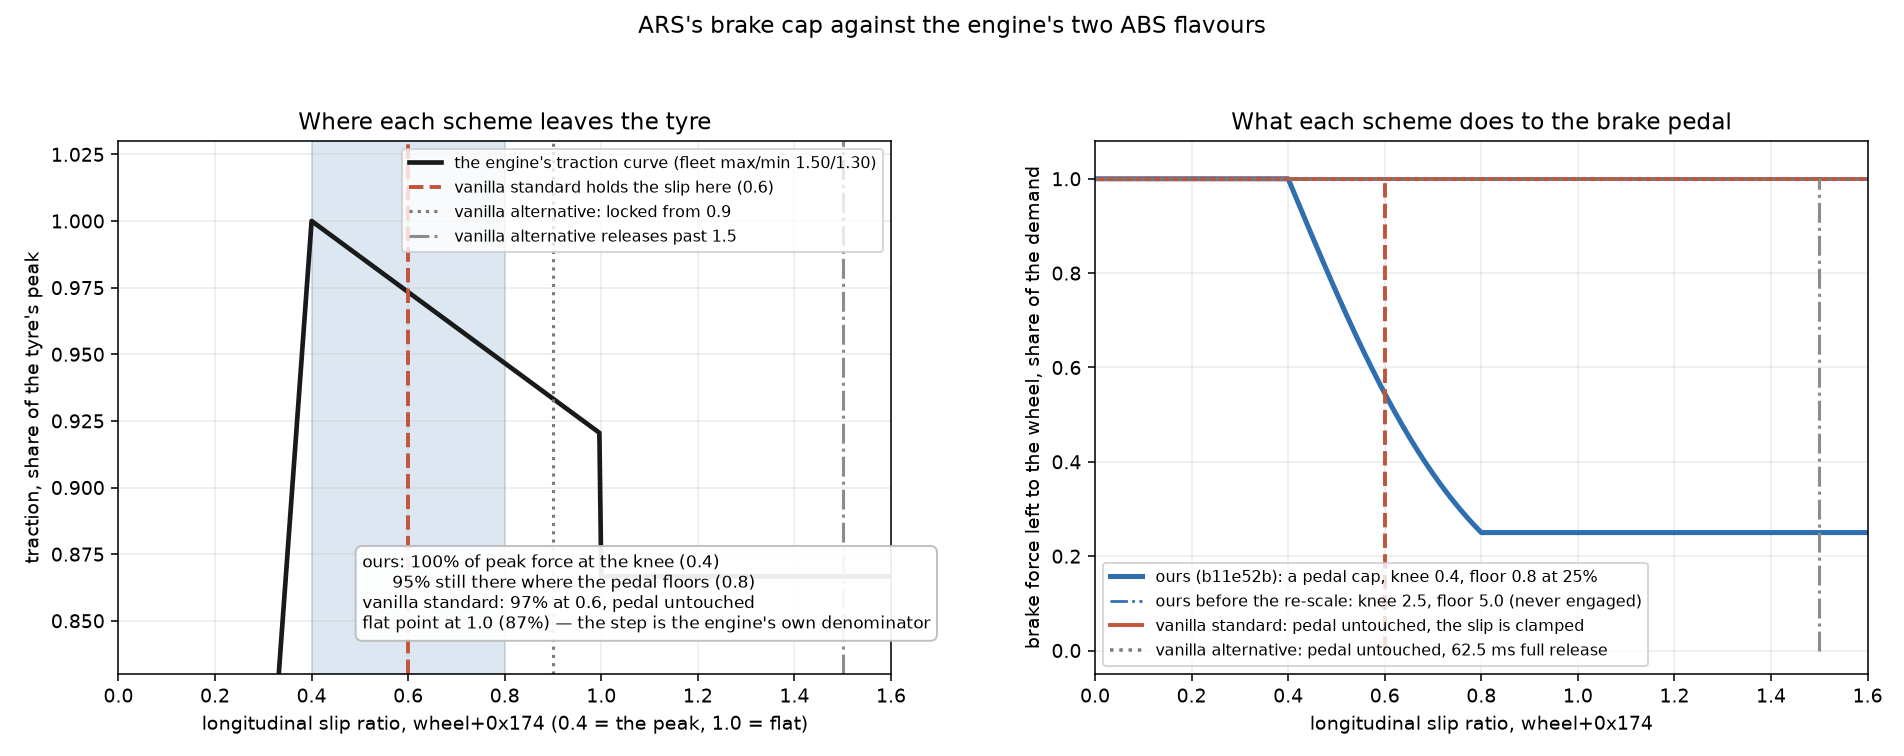

Recreate this plot in Python.
# Question: how does ARS's brake cap compare with the engine's two ABS flavours?
# Run: py "docs\abs-comparison.py"   (writes docs\abs-comparison.png and prints the numbers)
#
# All three are policies over the same quantity: the per-wheel longitudinal slip ratio the tyre
# publishes at wheel+0x174, where 0.4 is the traction peak and 1.0 is the flat point (the curve
# is indexed at field x sfTractionMinAngle with its peak at argument 1.0, wheel.cpp:4465/4497).
#
#   ours (b11e52b)      a proportional cap on the brake pedal: 1.00 at the peak, floored at 0.25
#                       one span later at twice the peak (Racer.cs, AbsKneeSlip / AbsFloorSlip).
#   vanilla standard    WF_ABS, the clamp every fleet car carries via MF_ABS_STD: the modelled
#                       brake slip is held at sfBrakeRatioLimitAbs x sfTractionMinAngleInv = 1.5 x
#                       0.4 = 0.6 while above 5 m/s (wheel.cpp:4580-4599, :4142-4146). The pedal
#                       is untouched.
#   vanilla alternative WF_ABS_ALT (MF_ABS_ALT_STD, on none of the 41 fleet cars): nothing until
#                       the wheel is already locked (slip > 0.9), then a full brake release for
#                       sfBrakeAbsTimer = 62.5 ms once the slip passes sfBrakeAbsLimit = 1.5
#                       (wheel.cpp:5268-5277, released at :3915).
import math
import matplotlib
matplotlib.use("Agg")
import matplotlib.pyplot as plt

PEAK, FLAT = 0.4, 1.0          # in the field: sfTractionPeakAngle / sfTractionMinAngle, and 1.0
MAX, MIN = 1.5, 1.3            # a fleet car's fTractionCurveMax / fTractionCurveMin

KNEE, SPAN, FLOOR = 0.4, 0.4, 0.25     # ours: AbsKneeSlip, the span, AbsBrakeFloor
VANILLA_STD_CLAMP = 1.5 * 0.4          # sfBrakeRatioLimitAbs x sfTractionMinAngleInv
VANILLA_ALT_LOCK = 0.9                 # the engine's own skid/lock line, in the field
VANILLA_ALT_RELEASE = 1.5              # sfBrakeAbsLimit, compared against the raw field


def coefficient(slip):
    argument = slip / PEAK
    if argument < 1.0:
        return MAX * argument
    if argument < 2.5:
        return MAX + (MIN - MAX) * (argument - 1.0) / 2.5
    return MIN


def ours(slip):
    if slip <= KNEE:
        return 1.0
    share = min(1.0, math.tanh((slip - KNEE) / SPAN) / math.tanh(1.0))
    return 1.0 - share * (1.0 - FLOOR)


def ours_old(slip):
    knee, floor_slip, floor = 2.5, 5.0, 0.25
    if slip <= knee:
        return 1.0
    share = min(1.0, math.tanh((slip - knee) / (floor_slip - knee)) / math.tanh(1.0))
    return 1.0 - share * (1.0 - floor)


for slip in (PEAK, VANILLA_STD_CLAMP, KNEE + SPAN, FLAT, 1.5):
    print("slip %.2f (%3.0f%% of the peak): traction %5.2f = %3.0f%% of the peak%s" % (
        slip, 100.0 * slip / PEAK, coefficient(slip), 100.0 * coefficient(slip) / MAX,
        "  <- ours floors the brake here" if abs(slip - (KNEE + SPAN)) < 1e-9 else ""))

figure, (left, right) = plt.subplots(1, 2, figsize=(13.6, 5.4))

slips = [i * 1.6 / 400.0 for i in range(401)]
left.plot(slips, [coefficient(s) / MAX for s in slips], color="#1a1a1a", linewidth=2.4,
          label="the engine's traction curve (fleet max/min 1.50/1.30)")
left.axvspan(KNEE, KNEE + SPAN, color="#2f6fb0", alpha=0.16)
left.axvline(VANILLA_STD_CLAMP, color="#c2543a", linewidth=2.0, linestyle="--",
             label="vanilla standard holds the slip here (0.6)")
left.axvline(VANILLA_ALT_LOCK, color="#7a7a7a", linewidth=1.6, linestyle=":",
             label="vanilla alternative: locked from 0.9")
left.axvline(VANILLA_ALT_RELEASE, color="#8c8c8c", linewidth=1.6, linestyle="-.",
             label="vanilla alternative releases past 1.5")
left.text(0.505, 0.845,
          "ours: 100% of peak force at the knee (0.4)\n"
          "      95% still there where the pedal floors (0.8)\n"
          "vanilla standard: 97% at 0.6, pedal untouched\n"
          "flat point at 1.0 (87%) — the step is the engine's own denominator",
          fontsize=8.6, va="bottom", ha="left",
          bbox=dict(boxstyle="round,pad=0.4", facecolor="white", edgecolor="#bbbbbb", alpha=0.92))
left.set_title("Where each scheme leaves the tyre")
left.set_xlabel("longitudinal slip ratio, wheel+0x174 (0.4 = the peak, 1.0 = flat)")
left.set_ylabel("traction, share of the tyre's peak")
left.set_ylim(0.83, 1.03)
left.set_xlim(0.0, 1.6)
left.grid(alpha=0.25)
left.legend(loc="upper right", fontsize=8.4)

right.plot(slips, [ours(s) for s in slips], color="#2f6fb0", linewidth=2.6,
           label="ours (b11e52b): a pedal cap, knee 0.4, floor 0.8 at 25%")
right.plot(slips, [ours_old(s) for s in slips], color="#2f6fb0", linewidth=1.4, linestyle="-.",
           label="ours before the re-scale: knee 2.5, floor 5.0 (never engaged)")
right.plot(slips, [1.0 for s in slips], color="#c2543a", linewidth=2.0,
           label="vanilla standard: pedal untouched, the slip is clamped")
right.plot(slips, [1.0 for s in slips], color="#7a7a7a", linewidth=1.8, linestyle=":",
           label="vanilla alternative: pedal untouched, 62.5 ms full release")
right.plot([VANILLA_STD_CLAMP, VANILLA_STD_CLAMP], [0.0, 1.0], color="#c2543a", linewidth=2.0, linestyle="--")
right.plot([VANILLA_ALT_RELEASE, VANILLA_ALT_RELEASE], [0.0, 1.0], color="#8c8c8c", linewidth=1.6, linestyle="-.")
right.set_title("What each scheme does to the brake pedal")
right.set_xlabel("longitudinal slip ratio, wheel+0x174")
right.set_ylabel("brake force left to the wheel, share of the demand")
right.set_ylim(-0.05, 1.08)
right.set_xlim(0.0, 1.6)
right.grid(alpha=0.25)
right.legend(loc="lower left", fontsize=8.4)

figure.suptitle("ARS's brake cap against the engine's two ABS flavours", fontsize=12)
figure.tight_layout(rect=(0, 0, 1, 0.94))
figure.savefig("docs/abs-comparison.png", dpi=140)
print("wrote docs/abs-comparison.png")
